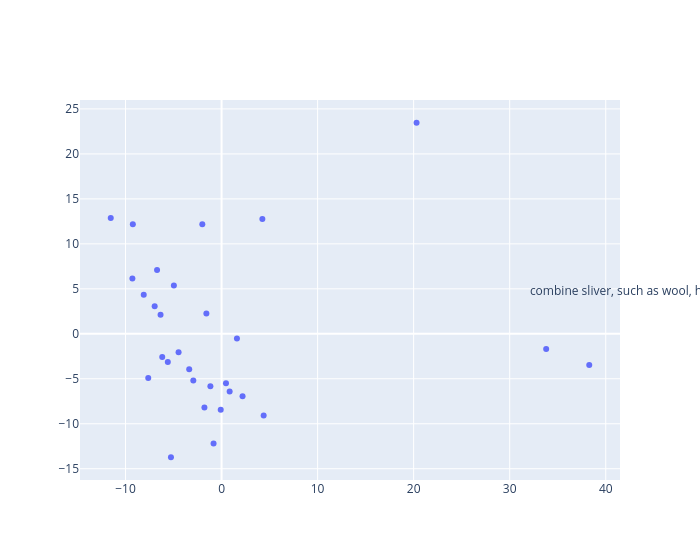

Notebook cell for this chart:
### Markdown cell above
Centered plot doesn't look that great, will decide on wether to implement this later. Use a plotly map to display occupation description next to plot:

### Code cell
# base scatter plot
fig = go.Figure()
fig.add_trace(go.Scatter(x = pca_df['PCA_1'], y = pca_df['PCA_2'], mode='markers'))

# add description
fig.update_layout(annotations=[go.layout.Annotation(
    x = 1.2,
    y = 0.5,
    xref = 'paper',
    yref = 'paper',
    text = pca_df.loc[best_match_code]['Description'],
    showarrow = False,
    width = 200
)])

# reduce plot widith
fig.update_layout(width = 700)

fig.show()

### Figure 1 — Plotly figure (JSON) as saved in the notebook; plotly's stock layout.template omitted (floating-point values rounded to 4 significant figures)
{"data": [{"mode": "markers", "type": "scatter", "x": [-4.476, -11.54, -9.238, 0.4594, 2.185, -6.353, 33.8, -2.942, 0.8408, -7.636, -2.006, 4.248, -0.08822, -6.178, -1.582, 1.6, -8.103, -1.786, -1.165, -3.37, -6.716, -5.27, -9.285, -5.598, -0.8333, 4.382, -6.966, -4.967, 38.28, 20.3], "y": [-2.06, 12.87, 12.17, -5.5, -6.952, 2.105, -1.684, -5.204, -6.405, -4.9, 12.19, 12.75, -8.437, -2.576, 2.261, -0.5187, 4.339, -8.186, -5.84, -3.946, 7.085, -13.72, 6.156, -3.14, -12.19, -9.096, 3.056, 5.381, -3.473, 23.46]}], "layout": {"annotations": [{"showarrow": false, "text": "Set up, operate, or tend machines that wind or twist textiles; or draw out and combine sliver, such as wool, hemp, or synthetic fibers. Includes slubber machine and drawing frame operators.", "width": 200, "x": 1.2, "xref": "paper", "y": 0.5, "yref": "paper"}], "width": 700}}
